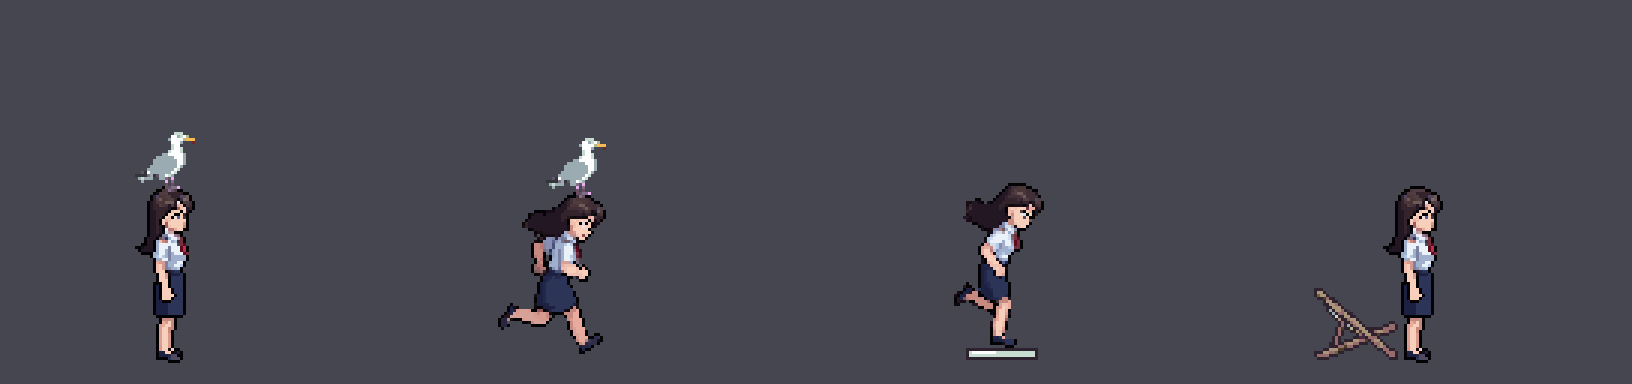

Generate this figure with Python:
from lib import *
from PIL import ImageDraw
W = 128; FLOOR = 120
def canvas(): return Image.new("RGBA", (W, W))
def tray():
    im = Image.new("RGBA", (26, 4)); d = ImageDraw.Draw(im)
    d.rectangle((1, 0, 24, 3), fill=(0x2e, 0x22, 0x2f, 255)); d.rectangle((2, 1, 23, 2), fill=(0xc7, 0xdc, 0xd0, 255)); d.rectangle((3, 1, 10, 1), fill=(255, 255, 255, 255))
    return im
stand = Image.open(R + "assets/source/her-mishaps/paper-start/start-4a.png").convert("RGBA")   # 80, feet row 73, head top x 31 row 15
gull = thing("gull-perched")                                                                    # 20, feet x 11 bottom row 19
out = {}
# 20: standing, the gull landed on her head
im = canvas(); hx, hy = 56, FLOOR - 73
im.alpha_composite(stand, (hx - 31, hy)); im.alpha_composite(gull, (hx - 11, hy + 15 + 2 - 20)); out["g20-stand"] = im
# 20: her run (frame 2) with the gull on her head
r = her("run-steady/2.png"); im = canvas(); ox, oy = 0, FLOOR - 79
im.alpha_composite(r, (ox, oy)); im.alpha_composite(gull, (ox + 57 - 11, oy + 23 + 2 - 20)); out["g20-run"] = im
# 3: her run (frame 7, front foot down) landing on a tray
r = her("run-steady/7.png"); im = canvas(); ox, oy = 10, FLOOR - 79 - 4
im.alpha_composite(tray(), (ox + 52 - 13, FLOOR - 4)); im.alpha_composite(r, (ox, oy)); out["t3-run"] = im
# 7b: standing (sliding east on the wet floor), the deck chair at the back of her legs
ch = ship("deck-chair"); im = canvas(); hx = 64
im.alpha_composite(ch, (hx - 6 - ch.width, FLOOR - ch.height)); im.alpha_composite(stand, (hx - 31, FLOOR - 73)); out["c7b"] = im
for k, v in out.items(): v.save(B + k + ".png")
row(list(out.values()), B + "starts.png", k=3)
# 13a: her south view in 96 px, feet on row 88
s = her("rotations/south.png"); im = Image.new("RGBA", (96, 96)); im.alpha_composite(s, (16, 88 - 62)); im.save(B + "d13a-south96.png")
